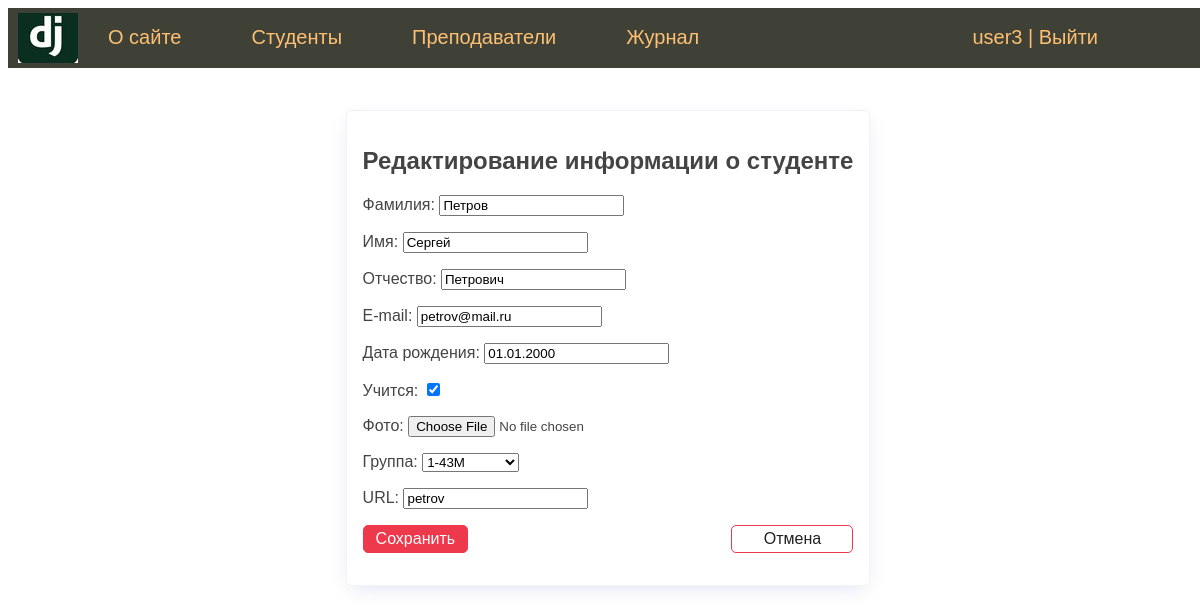
Before: /student/10/update/ (signed in) with the older database file.
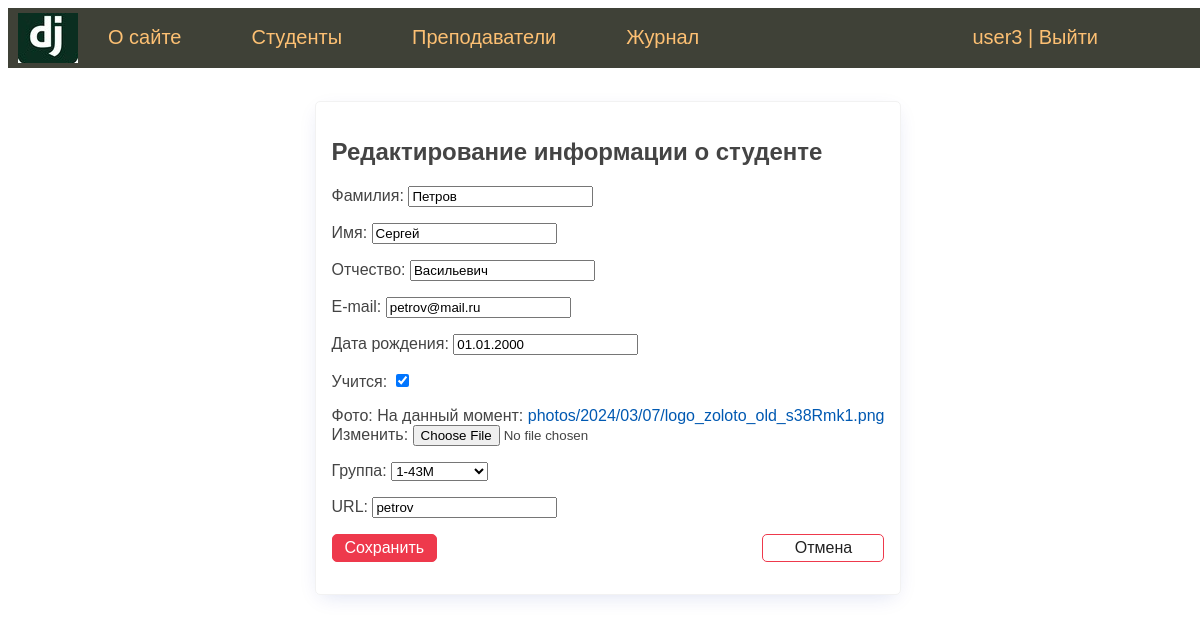
After: the same page with the newer database file.
### students/models.py (models this page shows, shortened)
class Student(models.Model):
    first_name = models.CharField(verbose_name='Имя', max_length=50)
    last_name = models.CharField(verbose_name='Фамилия', max_length=50)
    middle_name = models.CharField(verbose_name='Отчество', max_length=50)
    email = models.EmailField(verbose_name='e-mail', blank=True)
    birth_date = models.DateField(verbose_name='Дата рождения', default=date(2000, 1, 1))
    created_at = models.DateTimeField(verbose_name='Дата создания', auto_now_add=True)
    updated_at = models.DateTimeField(verbose_name='Дата изменения', auto_now=True)
    is_study = models.BooleanField(verbose_name='Учится', default=True)
    photo = models.ImageField(verbose_name='Фото', upload_to="photos/%Y/%m/%d")
    group = models.ForeignKey('Group', on_delete=models.CASCADE, verbose_name='Группа', related_name='get_students')
    slug = models.SlugField(verbose_name='URL', max_length=255, unique=True, db_index=True)
    user = models.ForeignKey(User, verbose_name='Пользователь', on_delete=models.CASCADE)
    objects = models.Manager()
    def get_absolute_url(self):
        return reverse('student', kwargs={'stud_slug': self.slug})
    class Meta:
        verbose_name = 'Студент'
        verbose_name_plural = 'Студенты'
        ordering = ['last_name', 'first_name']

### students/views.py (the view)
# urls.py: path('student/<int:pk>/update/', UpdateStudent.as_view(), name="update_student"),
class UpdateStudent(LoginRequiredMixin, DataMixin, UpdateView):
    model = Student
    form_class = AddStudentForm
    template_name = 'students/update_student.html'
    context_object_name = 'st'
    def get_context_data(self, **kwargs):
        context = super().get_context_data(**kwargs)
        c_def = self.get_user_context(title='Изменить студента')
        return {**context, **c_def}

### students/forms.py (shortened to what this page needs)
class AddStudentForm(forms.ModelForm):
    def __init__(self, *args, **kwargs):
        super().__init__(*args, **kwargs)
        self.fields['group'].empty_label = 'Не выбрана'
    class Meta:
        model = Student
        fields = ['last_name', 'first_name', 'middle_name', 'email', 'birth_date', 'is_study', 'photo', 'group', 'slug']

### students/models.py (called while the page is built)
    def __str__(self):
        return f'{self.course}-{self.name}'

### students/utils.py (called while the page is built)
    def get_user_context(self, **kwargs):
        context = kwargs
        context['menu'] = menu
        return context

### students/templates/students/update_student.html (shortened to what this page needs)
{% extends 'students/base.html' %}
{% block content %}
<div class="center">
    <form action="{% url 'update_student' st.id %}" class="card" method="post" enctype="multipart/form-data">
        <h2>Редактирование информации о студенте</h2>
        {{ form.as_p }}
        <p class="form-buttons">
            <input type="submit" class="btn btn-primary" value="Сохранить">
            <a href="{{ st.get_absolute_url }}" class="btn btn-outline">Отмена</a>
        </p>
    </form>
</div>
{% endblock %}

Changed rows visible on the page:
changed Student "Петров": middle_name "Петрович" → "Васильевич"
Other visible differences:
text no longer shown: "Фамилия: Имя: Отчество: E-mail: Дата рождения: Учится: Фото: Группа: URL:"
text now shown: "Фамилия: Имя: Отчество: E-mail: Дата рождения: Учится: Фото: На данный момент: photos/2024/03/07/logo_zoloto_old_s38Rmk1.png Изменить: Группа: URL:"
